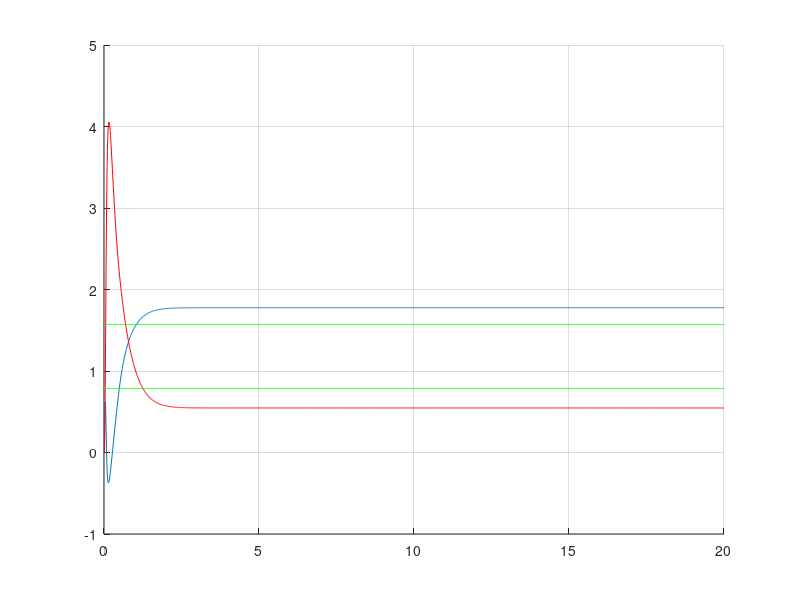
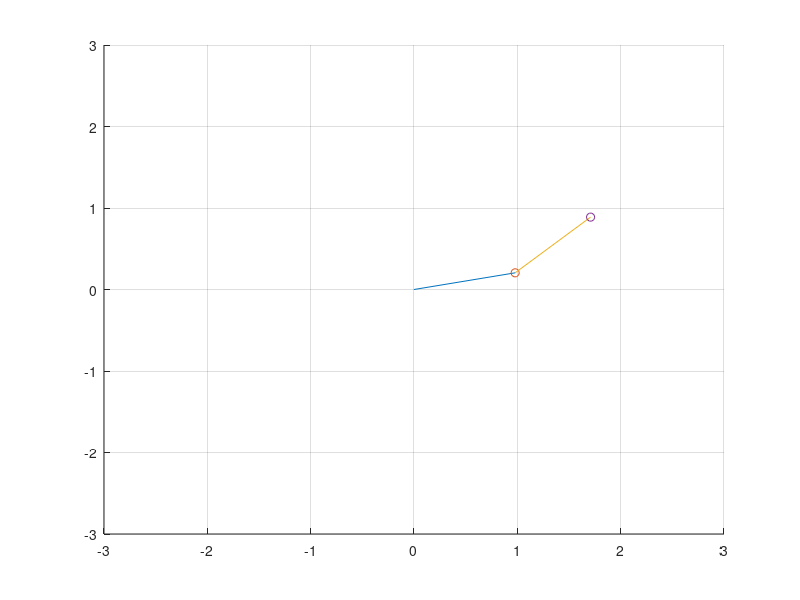

MATLAB code to generate these figures, in order:
clc 
clear all
close all


t0=0;
tf=20;
dt=0.01;

t=t0:dt:tf;

m1=1;
m2=1;
g=9.81;
l1=1;
l2=1;
Tao(:,1)=[0;1/dt];
Tp(:,1)=[0;0];
T(:,1)=[0;0];
b=0.5;

setpoint=[(pi/2)*ones(1,length(t));(pi/4)*ones(1,length(t))];
E(:,1)=[0;0];
dE(:,1)=[0;0];
iE(:,1)=[0;0];

kp=50;
kd=20;
ki=0;

for n=1:length(t)-1
    
    M=[m1*(l1.^2)+m2*(l2.^2)+m2*(l2.^2)+2*m2*l1*l2*cos(T(2,n))              m2*(l2.^2)+m2*l1*l2*cos(T(2,n));
        m2*l2.^2+m2*l1*l2*cos(T(2,n))                                       m2*l2.^2];
                                                                                                                                                                                                                                                                                                                                                                                                                                                                                                                                                                                                                                                                                                                                                                                                                                                                                                                                                                                                                                                                                                                                                                                                                                                                                                                                                                                                                                                                                                                                                                                                                                                                                                                                                                                                                                                                                                                                                                                                                                                                                                                                                                                                                                                                                                                                                                                                                                                                                                                                                                                                                                                                                                                                                                                                                                                                                                                                                                                  
    C=[-2*m2*l1*l2*Tp(2,n)*sin(T(2,n))                                      -m2*l1*l2*Tp(2,n)*sin(T(2,n));
        -m2*l1*l2*Tp(2,n)*sin(T(2,n))+m2*l1*l2*(Tp(2,n)+Tp(1,n))*sin(T(2,n)) 0];
    
    G=[m1*g*l1*sin(T(1,n))+m2*g*l1*sin(T(1,n))+m2*g*l2*sin(T(1,n)+T(2,n)); 
                                                                            m2*g*l2*sin(T(1,n)+T(2,n))];
    
%    Tpp(:,n)=inv(M)*(Tao(:,n)-b*Tp(:,n)-C*Tp(:,n)-G); %Para la dirac con el rosamiento del aire
    Tpp(:,n)=(kp*E(:,n)+kd*dE(:,n)+ki*iE(:,n))-((inv(M))*(-b*Tp(:,n)-C*Tp(:,n)-G));
    Tp(:,n+1)=[sum(Tpp(1,:))*dt;sum(Tpp(2,:))*dt];
    T(:,n+1)=[sum(Tp(1,:))*dt;sum(Tp(2,:))*dt];
%    Tao(:,n+1)=[0;0];   %Para la dirac
    
    %Control%
    E(:,n+1)=[setpoint(1,n)-T(1,n+1);setpoint(2,n)-T(2,n+1)];
    dE(:,n+1)=[(E(1,n+1)-E(1,n))/dt;(E(2,n+1)-E(2,n))/dt];
    iE(:,n+1)=[sum(E(1,n))*dt;sum(E(2,n))*dt];
        
end

hold on
grid on
plot(t,T(1,:))
plot(t,T(2,:),'r')
plot(t,setpoint,'g')
hold off


figure,
hold on
grid on
for n=1:length(t)
    
    cla
    plot([0 l1*sin(T(1,n))],[0 -l1*cos(T(1,n))]);
    plot([l1*sin(T(1,n))],[-l1*cos(T(1,n))],'o')
    plot([l1*sin(T(1,n)) l2*sin(T(2,n)+T(1,n))+l1*sin(T(1,n))],[-l1*cos(T(1,n)) -l2*cos(T(2,n)+T(1,n))-l1*cos(T(1,n))]);
    plot([l1*sin(T(1,n))+l2*sin(T(2,n)+T(1,n))],[-l1*cos(T(1,n))-l2*cos(T(2,n)+T(1,n))],'o')
    axis([-3 3 -3 3])
    pause(dt)
    
end
hold off